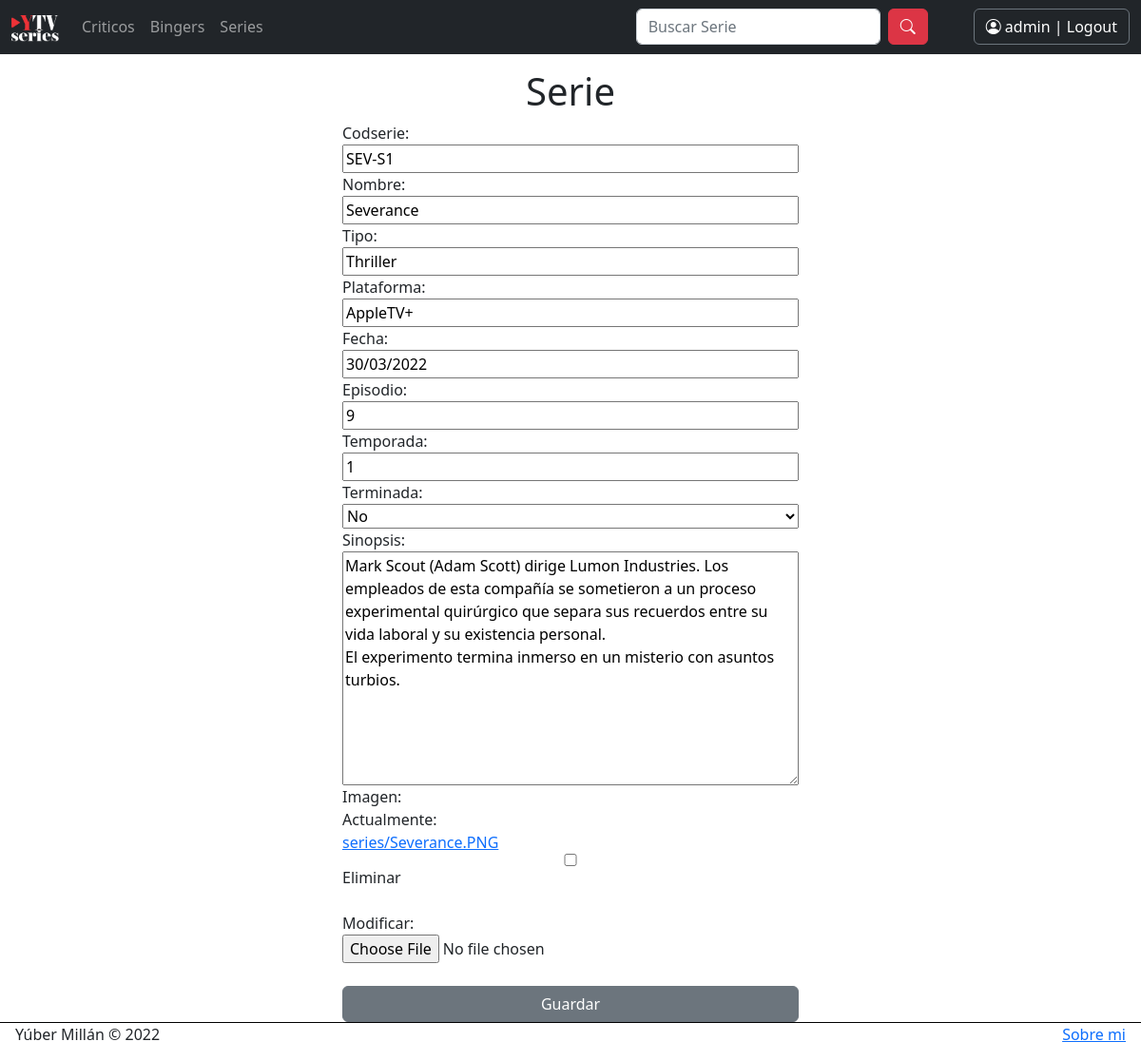
/paginas/editar/1 (signed in), run on the app's committed database.
### paginas/models.py (models this page shows, shortened)
class Serie(models.Model):
    codserie = models.CharField(max_length=25, null=True, blank=True, default=None)
    nombre = models.CharField(max_length=50)
    tipo = models.CharField(max_length=30)
    plataforma = models.CharField(max_length=30)
    fecha = models.DateField(default=2000)
    episodio = models.IntegerField()
    temporada = models.IntegerField()
    terminada = models.BooleanField(null=True, blank=True, default=False)
    sinopsis = models.TextField()
    imagen=models.ImageField(upload_to = 'series', null=True, blank=True)

### paginas/views.py (the view)
# urls.py: re_path(r'^editar/(?P<pk>\d+)$', views.SerieUpdate.as_view(), name='Edit'),
class SerieUpdate(UserPassesTestMixin, UpdateView):
    model = Serie
    success_url = "/paginas/series"
    fields = ['codserie','nombre','tipo','plataforma','fecha','episodio','temporada','terminada','sinopsis','imagen']
    def test_func(self):
        return self.request.user.is_authenticated and (self.request.user.is_staff)

### paginas/templates/paginas/serie_form.html (shortened to what this page needs)
{% extends 'layout.html' %}
{% block contenido %}
    <center><h1>Serie</h1></center>
    <form enctype="multipart/form-data" method="POST" style="display: flex; flex-direction: column; max-width: 40vw; margin-inline: auto">
        {{ form }}
        <br>
        <input class="btn btn-secondary" type="submit" value="Guardar">
    </form>
{% endblock contenido %}

### usuarios/templates/layout.html (shortened to what this page needs)
{% load static %}
<!DOCTYPE html>
<html lang="en">
<head>
    <link href="https://cdn.jsdelivr.net/npm/bootstrap@5.2.0-beta1/dist/css/bootstrap.min.css" rel="stylesheet">
    <link rel="stylesheet" href="https://cdn.jsdelivr.net/npm/bootstrap-icons@1.8.2/font/bootstrap-icons.css">
</head>
<body style="margin: 0;">
    <nav class="navbar navbar-expand-lg navbar-dark bg-dark fixed-top">
        <div class="container-fluid">
          <a class="navbar-brand" href="{% url 'Inicio' %} "><img src="/media/YTVSerie-small-white.png" alt="" width="50" height="28"></a>
          <div class="collapse navbar-collapse" id="navbarSupportedContent">
            <ul class="navbar-nav me-auto mb-2 mb-lg-0">
              {% if user.is_authenticated %}
                <li class="nav-item">
                  <a class="nav-link" aria-current="page" href=" {% url 'ListaCriticos' %} ">Criticos</a>
                </li>
              <li class="nav-item">
                <a class="nav-link" href=" {% url 'ListaBingers' %} ">Bingers</a>
              </li>
              {% endif %}
              <li class="nav-item">
                <a class="nav-link" href=" {% url 'SerieList' %} ">Series</a>
              </li>
            </ul>
            <form class="d-flex mx-5" role="search" action="/paginas/buscar/" method="GET">
              <input class="form-control me-2" type="search" placeholder="Buscar Serie" aria-label="Search" name="nombre" id="nombre">
              <button class="btn btn-danger" type="submit"><i class="bi bi-search"></i></button>
            </form>
            {% if not user.is_authenticated%}
              <a style="color:white; margin-right:10px;" class="btn btn-outline-secondary" href=" {% url 'Register' %} ">Registrarse</a>
              <a style="color:white; font-weight: bold;" class="btn btn-outline-secondary" href=" {% url 'Login' %} "><i class="bi bi-person-circle" style= "font-size: 14px"></i> | Login</a>
            {% else %}
              <a style="color:white;" class="btn btn-outline-secondary" href=" {% url 'Logout' %} "><i class="bi bi-person-circle"></i>  {{ user.username }} | Logout</a>
            {% endif %}
          </div>
        </div>
      </nav>
    <div style="display: flex; flex-direction: column; min-height: 100vh;">
        <div style="flex-grow: 1; padding-inline: 1rem;">
        <div class="container mt-4 pt-5">
            {% block contenido %}
            {% endblock contenido %}
        </div>
        </div>
        <div style="flex-wrap: wrap; border-top: 1px solid black; padding-inline: 1rem;">
            <footer style="display: flex; justify-content: space-between;">
                <p>
                    Yúber Millán © 2022
                </p>
                <p>
                    <a href="{% url 'About' %} ">Sobre mi</a>
                </p>
            </footer>
        </div>
    </div>
</body>
</html>

### usuarios/templates/layout.html (style rules this page uses)
.container { max-width: 700px; }

### data on the page
Serie: codserie "SEV-S1", nombre "Severance", tipo "Thriller", plataforma "AppleTV+", fecha "30/03/2022", episodio "9", temporada "1", terminada "No", sinopsis "Mark Scout (Adam Scott) dirige Lumon Industries. Los empleados de esta compañía se sometieron a un proceso experimental quirúrgico que separa sus recuerdos entre su vida laboral y su existencia personal. El experimento termina inmerso en un misterio con asuntos turbios."

### other printed values
{{ user.username }} "admin"
